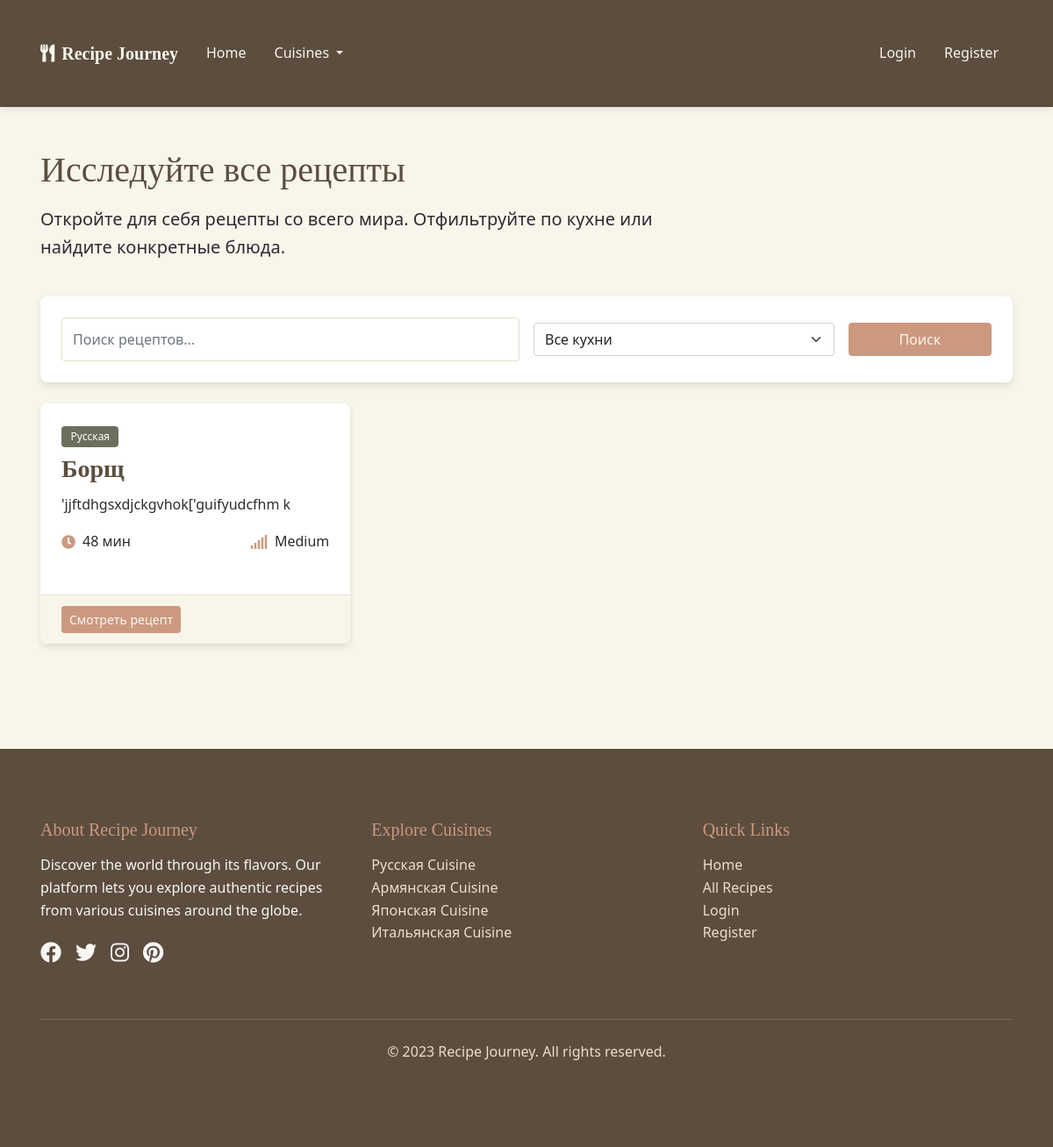
Page /recipes on the earlier database version.
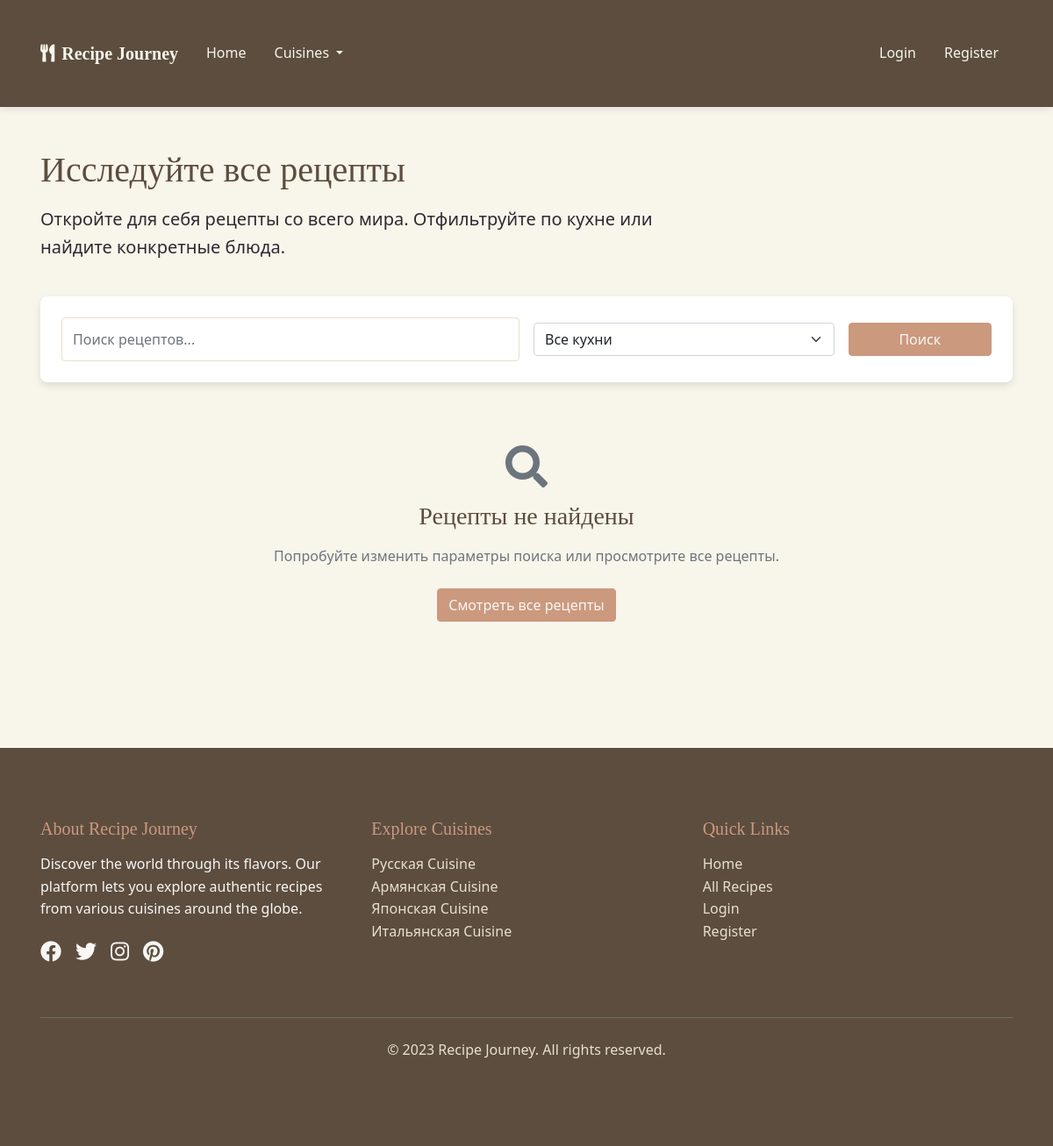
Same page on the later database version.
### models.py (models this page shows, shortened)
class Recipe(db.Model):
    id = db.Column(db.Integer, primary_key=True)
    title = db.Column(db.String(128), nullable=False)
    description = db.Column(db.Text)
    ingredients = db.Column(db.Text, nullable=False)
    instructions = db.Column(db.Text, nullable=False)
    prep_time = db.Column(db.Integer)  # in minutes
    cook_time = db.Column(db.Integer)  # in minutes
    servings = db.Column(db.Integer)
    difficulty = db.Column(db.String(20))  # Easy, Medium, Hard
    created_at = db.Column(db.DateTime, default=datetime.utcnow)
    updated_at = db.Column(db.DateTime, default=datetime.utcnow, onupdate=datetime.utcnow)
    user_id = db.Column(db.Integer, db.ForeignKey('user.id'))
    cuisine_id = db.Column(db.Integer, db.ForeignKey('cuisine.id'))
    favorites = db.relationship('Favorite', backref='recipe', lazy='dynamic')

class Cuisine(db.Model):
    id = db.Column(db.Integer, primary_key=True)
    name = db.Column(db.String(64), unique=True, nullable=False)
    description = db.Column(db.Text)
    recipes = db.relationship('Recipe', backref='cuisine', lazy='dynamic')

### routes.py (the view)
@app.route('/recipes')
def recipes():
    form = SearchForm()
    cuisines = Cuisine.query.all()
    form.cuisine.choices = [(0, 'Все кухни')] + [(c.id, c.name) for c in cuisines]
    cuisine_id = request.args.get('cuisine', 0, type=int)
    search_query = request.args.get('query', '')
    query = Recipe.query
    if cuisine_id:
        query = query.filter_by(cuisine_id=cuisine_id)
        form.cuisine.data = cuisine_id
    if search_query:
        form.query.data = search_query
        query = query.filter(Recipe.title.ilike(f'%{search_query}%'))
    page = request.args.get('page', 1, type=int)
    per_page = 9  # Number of recipes per page
    recipes_pagination = query.order_by(Recipe.created_at.desc()).paginate(page=page, per_page=per_page, error_out=False)
    return render_template('recipes.html', form=form, recipes=recipes_pagination, cuisines=cuisines)

### forms.py
class SearchForm(FlaskForm):
    query = StringField('Поиск рецептов', validators=[Optional()])
    cuisine = SelectField('Кухня', coerce=int, validators=[Optional()], default=0)
    submit = SubmitField('Поиск')

### templates/recipes.html (shortened to what this page needs)
{% extends 'base.html' %}
{% block content %}
<div class="container py-5">
    <div class="row mb-4">
        <div class="col-md-8">
            <h1>
                {% if cuisine %}
                    {{ cuisine.name }} кухня
                {% else %}
                    Исследуйте все рецепты
                {% endif %}
            </h1>
            {% if cuisine %}
                <p class="lead">{{ cuisine.description }}</p>
            {% else %}
                <p class="lead">Откройте для себя рецепты со всего мира. Отфильтруйте по кухне или найдите конкретные блюда.</p>
            {% endif %}
        </div>
    </div>
    <div class="search-box mb-4">
        <form method="GET" action="{{ url_for('recipes') }}" class="row g-3 align-items-center">
            <div class="col-md-6">
                {{ form.query(class="form-control", placeholder="Поиск рецептов...") }}
            </div>
            <div class="col-md-4">
                {{ form.cuisine(class="form-select") }}
            </div>
            <div class="col-md-2">
                {{ form.submit(class="btn btn-primary w-100") }}
            </div>
        </form>
    </div>
    {% if recipes.items %}
        <div class="row">
            {% for recipe in recipes.items %}
                <div class="col-lg-4 col-md-6 mb-4">
                    <div class="card h-100 animate-on-scroll">
                        <div class="card-body">
                            <span class="badge badge-cuisine mb-2">{{ recipe.cuisine.name }}</span>
                            <h3 class="card-title">{{ recipe.title }}</h3>
                            <p class="card-text">{{ recipe.description[:100] }}{% if recipe.description|length > 100 %}...{% endif %}</p>
                            <div class="d-flex justify-content-between align-items-center mt-3">
                                <div class="recipe-meta-item">
                                    <i class="fas fa-clock text-olive"></i>
                                    <span>{{ recipe.prep_time + recipe.cook_time }} мин</span>
                                </div>
                                <div class="recipe-meta-item">
                                    <i class="fas fa-signal text-olive"></i>
                                    <span>{{ recipe.difficulty }}</span>
                                </div>
                            </div>
                        </div>
                        <div class="card-footer d-flex justify-content-between align-items-center">
                            <a href="{{ url_for('recipe_detail', recipe_id=recipe.id) }}" class="btn btn-sm btn-primary">Смотреть рецепт</a>
                        </div>
                    </div>
                </div>
            {% endfor %}
        </div>
    {% else %}
        <div class="text-center py-5">
            <i class="fas fa-search fa-3x text-muted mb-3"></i>
            <h3>Рецепты не найдены</h3>
            <p class="text-muted">Попробуйте изменить параметры поиска или просмотрите все рецепты.</p>
            <a href="{{ url_for('recipes') }}" class="btn btn-primary mt-2">Смотреть все рецепты</a>
        </div>
    {% endif %}
</div>
{% endblock %}

### templates/base.html (shortened to what this page needs)
<!DOCTYPE html>
<html lang="en">
<head>
    <link href="https://cdn.jsdelivr.net/npm/bootstrap@5.1.3/dist/css/bootstrap.min.css" rel="stylesheet">
    <link rel="stylesheet" href="https://cdnjs.cloudflare.com/ajax/libs/font-awesome/5.15.4/css/all.min.css">
    <link rel="stylesheet" href="{{ url_for('static', filename='css/main.css') }}">
</head>
<body>
    <nav class="navbar navbar-expand-lg navbar-dark">
        <div class="container">
            <a class="navbar-brand" href="{{ url_for('index') }}">
                <i class="fas fa-utensils me-2"></i>Recipe Journey
            </a>
            <div class="collapse navbar-collapse" id="navbarNav">
                <ul class="navbar-nav me-auto">
                    <li class="nav-item">
                        <a class="nav-link {% if request.path == url_for('index') %}active{% endif %}" href="{{ url_for('index') }}">Home</a>
                    </li>
                    <li class="nav-item dropdown">
                        <a class="nav-link dropdown-toggle" href="#" id="navbarDropdownMenuLink" role="button" data-bs-toggle="dropdown" aria-expanded="false">
                            Cuisines
                        </a>
                    </li>
                </ul>
                <ul class="navbar-nav">
                    {% if current_user.is_authenticated %}
                        <li class="nav-item dropdown">
                            <a class="nav-link dropdown-toggle" href="#" id="userDropdown" role="button" data-bs-toggle="dropdown" aria-expanded="false">
                                <i class="fas fa-user-circle me-1"></i>{{ current_user.username }}
                            </a>
                            <ul class="dropdown-menu dropdown-menu-end" aria-labelledby="userDropdown">
                                <li><a class="dropdown-item" href="{{ url_for('profile') }}">My Profile</a></li>
                                <li><hr class="dropdown-divider"></li>
                                <li><a class="dropdown-item" href="{{ url_for('logout') }}">Logout</a></li>
                            </ul>
                        </li>
                    {% else %}
                        <li class="nav-item">
                            <a class="nav-link {% if request.path == url_for('login') %}active{% endif %}" href="{{ url_for('login') }}">Login</a>
                        </li>
                        <li class="nav-item">
                            <a class="nav-link {% if request.path == url_for('register') %}active{% endif %}" href="{{ url_for('register') }}">Register</a>
                        </li>
                    {% endif %}
                </ul>
            </div>
        </div>
    </nav>
    <main>
        {% block content %}{% endblock %}
    </main>
    <footer>
        <div class="container">
            <div class="row">
                <div class="col-md-4 mb-4">
                    <h5 class="footer-heading">About Recipe Journey</h5>
                    <p>Discover the world through its flavors. Our platform lets you explore authentic recipes from various cuisines around the globe.</p>
                    <div class="social-icons">
                        <a href="#" aria-label="Facebook"><i class="fab fa-facebook"></i></a>
                        <a href="#" aria-label="Twitter"><i class="fab fa-twitter"></i></a>
                        <a href="#" aria-label="Instagram"><i class="fab fa-instagram"></i></a>
                        <a href="#" aria-label="Pinterest"><i class="fab fa-pinterest"></i></a>
                    </div>
                </div>
                <div class="col-md-4 mb-4">
                    <h5 class="footer-heading">Explore Cuisines</h5>
                    <ul class="list-unstyled">
                        {% for cuisine in cuisines %}
                            <li><a href="{{ url_for('cuisine_recipes', cuisine_id=cuisine.id) }}" class="footer-link">{{ cuisine.name }} Cuisine</a></li>
                        {% endfor %}
                    </ul>
                </div>
                <div class="col-md-4 mb-4">
                    <h5 class="footer-heading">Quick Links</h5>
                    <ul class="list-unstyled">
                        <li><a href="{{ url_for('index') }}" class="footer-link">Home</a></li>
                        <li><a href="{{ url_for('recipes') }}" class="footer-link">All Recipes</a></li>
                        {% if current_user.is_authenticated %}
                            <li><a href="{{ url_for('profile') }}" class="footer-link">My Profile</a></li>
                            <li><a href="{{ url_for('add_recipe') }}" class="footer-link">Add Recipe</a></li>
                        {% else %}
                            <li><a href="{{ url_for('login') }}" class="footer-link">Login</a></li>
                            <li><a href="{{ url_for('register') }}" class="footer-link">Register</a></li>
                        {% endif %}
                    </ul>
                </div>
            </div>
            <div class="footer-bottom">
                <p>&copy; 2023 Recipe Journey. All rights reserved.</p>
            </div>
        </div>
    </footer>
</body>
</html>

### static/css/main.css (style rules this page uses)
:root { --beige: #f5f0e1; --light-beige: #f8f5eb; --dark-beige: #e8e0cc; --brown: #8a715e; --dark-brown: #5c4d3f; --olive: #6b705c; --light-olive: #a6a893; --accent: #cb997e; --text-dark: #2d2a32; --text-light: #f8f7f3; --shadow: rgba(0, 0, 0, 0.1); }
* { margin: 0; padding: 0; box-sizing: border-box; }
body { font-family: 'Segoe UI', Tahoma, Geneva, Verdana, sans-serif; background-color: var(--light-beige); color: var(--text-dark); line-height: 1.6; }
h1, h2, h3, h4, h5, h6 { font-family: 'Georgia', serif; margin-bottom: 1rem; color: var(--dark-brown); }
.container { padding: 2rem 1rem; }
.navbar { background-color: var(--dark-brown); box-shadow: 0 2px 10px var(--shadow); }
.navbar-brand { font-family: 'Georgia', serif; font-weight: bold; color: var(--light-beige) !important; }
.navbar-nav .nav-link { color: var(--light-beige) !important; margin: 0 0.5rem; transition: all 0.3s ease; }
.btn-primary { background-color: var(--accent); border-color: var(--accent); color: var(--text-light); }
.form-control { border-radius: 0.25rem; border: 1px solid var(--dark-beige); padding: 0.75rem; }
footer { background-color: var(--dark-brown); color: var(--text-light); padding: 3rem 0; margin-top: 3rem; }
.footer-heading { color: var(--accent); margin-bottom: 1rem; }
.footer-link { color: var(--dark-beige); text-decoration: none; transition: color 0.3s ease; }
.social-icons { display: flex; gap: 1rem; margin-top: 1rem; }
.social-icons a { color: var(--text-light); font-size: 1.5rem; transition: color 0.3s ease; }
.footer-bottom { border-top: 1px solid var(--olive); padding-top: 1.5rem; margin-top: 2rem; text-align: center; color: var(--dark-beige); }
.search-box { position: relative; margin-bottom: 2rem; background-color: white; border-radius: 0.5rem; padding: 1.5rem; box-shadow: 0 4px 8px var(--shadow); }

Differences in the rows shown:
removed Recipe: cuisine.name "Русская", title "Борщ", description "'jjftdhgsxdjckgvhok['guifyudcfhm k", recipe.prep_time+recipe.cook_time "48", difficulty "Medium"
Other differences:
text now shown: "Рецепты не найдены Попробуйте изменить параметры поиска или просмотрите все рецепты. Смотреть все рецепты"
